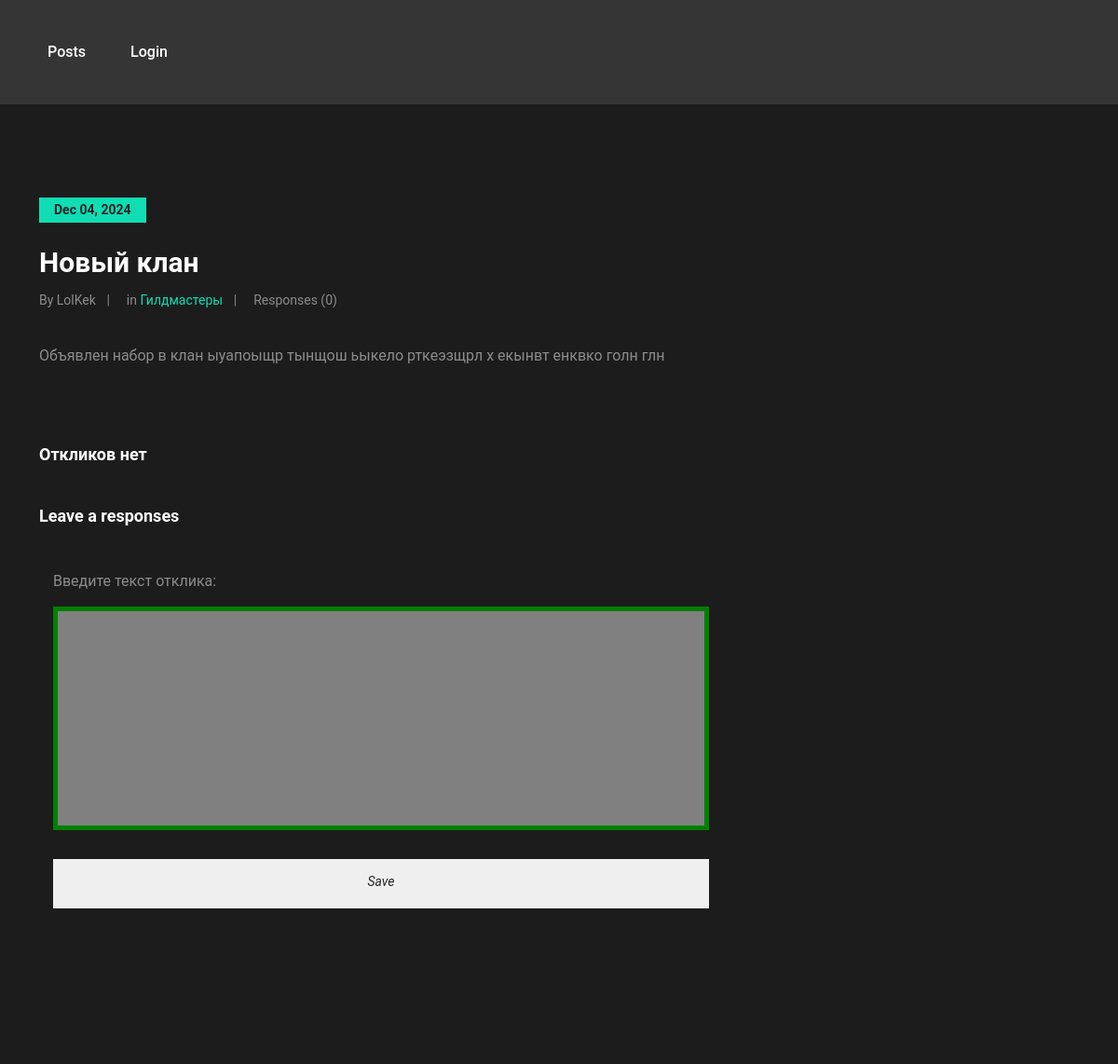
The app's page /posts/11, older data.
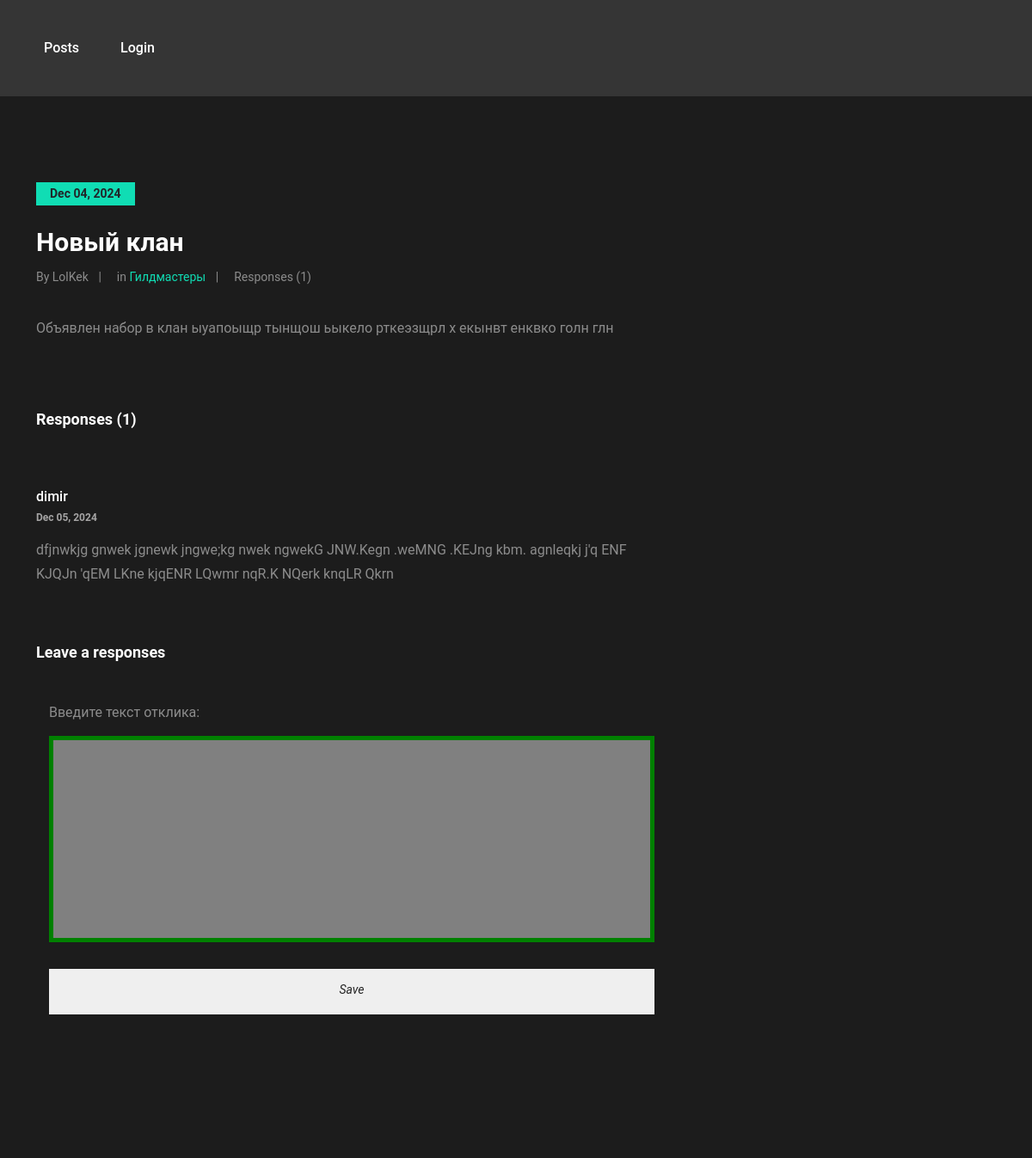
The same page, newer data.
### board/models.py (models this page shows, shortened)
class Category(models.Model):
    name = models.CharField(max_length=25, unique=True)
    def __str__(self):
        return self.name

class Post(models.Model):
    author = models.ForeignKey(verbose_name='Автор', to=User, on_delete=models.CASCADE)
    time_in = models.DateField(auto_now_add=True)
    name = models.CharField(verbose_name='Заголовок', max_length=50, default='no name')
    text = models.TextField(verbose_name='Текст')
    category = models.ManyToManyField(Category, verbose_name='Категория', through='PostCategory', blank=False,
                                      related_name='category')
    def get_category(self):
        return ",".join([str(c) for c in self.category.all()])
    get_category.short_description = 'Категория'

class PostsResponses(models.Model):
    author = models.ForeignKey(verbose_name='Автор', to=User, on_delete=models.CASCADE)
    post = models.ForeignKey(verbose_name='Объявление', to=Post, on_delete=models.CASCADE)
    text = models.CharField(verbose_name='Текст', max_length=400)
    time_in = models.DateTimeField(auto_now_add=True)
    accepted = models.BooleanField(default=False)

### board/views.py (the view)
# urls.py: path('<int:pk>', PostDetail.as_view(), name='post_detail'),
class PostDetail(DetailView):
    model = Post
    template_name = 'post.html'
    context_object_name = 'post'
    pk_url_kwarg = 'pk'
    def post(self, request, *args, **kwargs):
        post = self.get_object()
        form = PostsResponsesForm(request.POST)
        if form.is_valid():
            replay = form.save(commit=False)
            replay.post = post
            replay.author = request.user
            if post.author == request.user:
                replay.accepted = True
            replay.save()
            return redirect('post_detail', pk=post.pk)
    def get_context_data(self, **kwargs):
        context = super().get_context_data(**kwargs)
        post = self.object
        post_responses = post.postsresponses_set.filter(accepted=True)
        context['form'] = PostsResponsesForm
        context['responses'] = post_responses
        return context

### board/templatetags/custom_filters.py (called while the page is built)
@register.filter()
def len_responses(value):
    responses = PostsResponses.objects.filter(post=value, accepted=True)
    return len(responses)

### templates/post.html (shortened to what this page needs)
{% extends 'flatpages/default.html' %}
{% load custom_filters %}
{% block content %}
<section class="blog-section spad">
		<div class="container">
			<div class="row">
				<div class="col-lg-8">
					<div class="blog-post single-post">
						<div class="post-date">{{ post.time_in|date:'M d, Y' }}</div>
						<h3>{{ post.name }}</h3>
						<div class="post-metas">
							<div class="post-meta">By {{ post.author }}</div>
							<div class="post-meta">in <a href="#">{% for category in post.category.all %}
                    {{ category }} {% if not forloop.last %}, {% endif %}
                {% endfor %}</a></div>
							<div class="post-meta">Responses ({{ post|len_responses }})</div>
						</div>
						<p>{{ post.text }}</p>
						<div class="comments">
							{% if responses %}
							<h5>Responses ({{ responses|length }})</h5>
							<ul class="comments-list">
							{% for response in responses %}
								{% if response.accepted == True %}
								<li>
									<div class="comment-text">
										<h6>{{ response.author }}</h6>
										<div class="comment-date">{{ response.time_in|date:'M d, Y' }}</div>
										<p>{{ response.text }}</p>
									</div>
								</li>
								{% endif %}
								{% endfor %}
							</ul>
							{% else %}
							<h5>Откликов нет</h5>
							{% endif %}
							<h5>Leave a responses</h5>
							<form class="comment-form" method="post">
									<div class="col-md-6" style="max-width:100%">
    										{{ form.as_p }}
    										<input type="submit" value="Save" />
									</div>
							</form>
						</div>
					</div>
				</div>
			</div>
		</div>
	</section>
{% endblock content %}

Row changes from the older to the newer data that the page shows:
computed for Post "Новый клан": id "0" → "1"
now on this page (row edited): PostsResponses: author "dimir", time_in "Dec 05, 2024", text "dfjnwkjg gnwek jgnewk jngwe;kg nwek ngwekG JNW.Kegn .weMNG .KEJng kbm. agnleqkj j'q ENF KJQJn 'qEM LKne kjqENR LQwmr nqR.K NQerk knqLR Qkrn"
Text that changed along with them:
{{ responses|length }}: (not shown) → "1"
text no longer shown: "Откликов нет"
text now shown: "Responses ( )"
